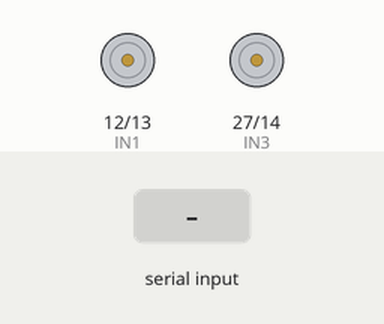
This sketch was run on a simulated ESP32. Shown: motor-driver pin pairs drawn as motors (green arrow = first pin HIGH = forward, orange = second pin HIGH = backward, longer = more drive, scaled by the enable pin). The inputs (shaded band) are chosen by the test bench. Nothing arrives over Bluetooth unless stated.

Above: at 1.2 s.
1.3 s: "F" received over the second serial link
At 1.7 s:
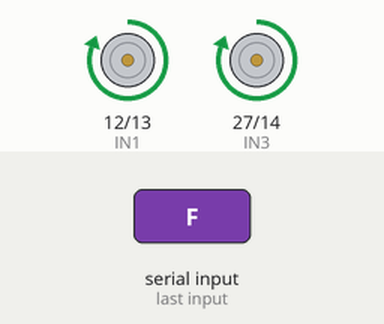
2.8 s: "B" received over the second serial link
At 4.0 s:
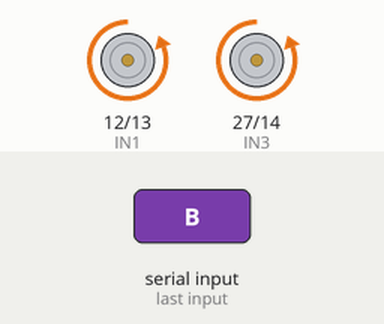
4.3 s: "L" received over the second serial link
At 5.2 s:
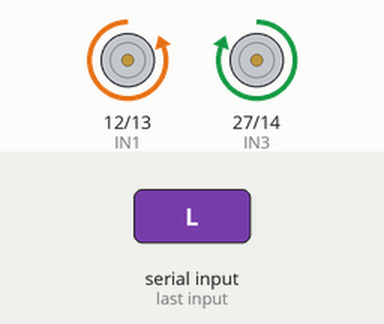
5.8 s: "R" received over the second serial link
At 6.4 s:
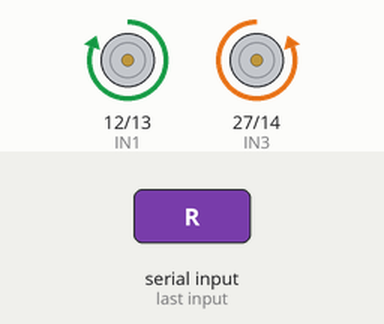
7.3 s: "f" received over the second serial link
At 8.5 s:
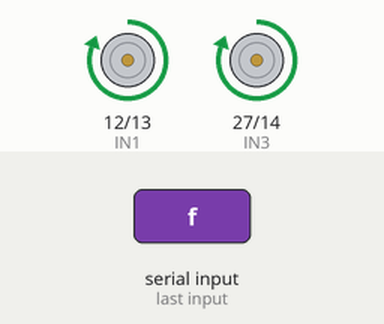
8.8 s: "b" received over the second serial link
At 9.8 s:
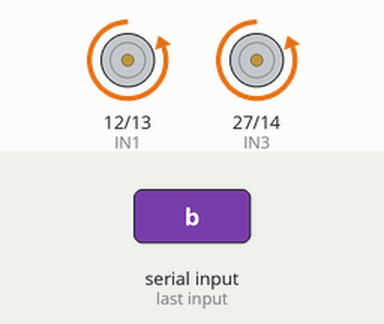
Timing chart, 0 to 11.3 s (numbered marks = the images above; inputs shaded):
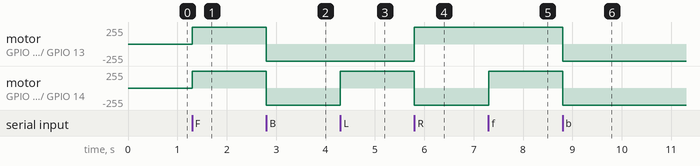

Measured:
- after the input at 1.3 s, motor on GPIO 12 (IN1) / GPIO 13 (IN2), motor on GPIO 27 (IN3) / GPIO 14 (IN4): stopped → forward 255/255 at once
- after the input at 2.8 s, motor on GPIO 12 (IN1) / GPIO 13 (IN2), motor on GPIO 27 (IN3) / GPIO 14 (IN4): forward 255/255 → backward 255/255 at once
- after the input at 4.3 s, motor on GPIO 27 (IN3) / GPIO 14 (IN4): backward 255/255 → forward 255/255 at once
- after the input at 5.8 s, motor on GPIO 12 (IN1) / GPIO 13 (IN2): backward 255/255 → forward 255/255 at once; motor on GPIO 27 (IN3) / GPIO 14 (IN4): forward 255/255 → backward 255/255 at once
- after the input at 7.3 s, motor on GPIO 27 (IN3) / GPIO 14 (IN4): backward 255/255 → forward 255/255 at once
- after the input at 8.8 s, motor on GPIO 12 (IN1) / GPIO 13 (IN2), motor on GPIO 27 (IN3) / GPIO 14 (IN4): forward 255/255 → backward 255/255 at once

The sketch:

ESP32-Bluetooth-Robot-Car.ino
```cpp
#include "BluetoothSerial.h"

BluetoothSerial SerialBT;

#define IN1 12
#define IN2 13
#define IN3 27
#define IN4 14
#define ENA 25
#define ENB 26

int valSpeed = 255;

void setSpeed(int speedVal) {
  speedVal = constrain(speedVal, 0, 255);
  analogWrite(ENA, speedVal);
  analogWrite(ENB, speedVal);
}

void stopMotors() {
  digitalWrite(IN1, LOW); digitalWrite(IN2, LOW);
  digitalWrite(IN3, LOW); digitalWrite(IN4, LOW);
  analogWrite(ENA, 0); analogWrite(ENB, 0);
}

void forward() {
  digitalWrite(IN1, HIGH); digitalWrite(IN2, LOW);
  digitalWrite(IN3, HIGH); digitalWrite(IN4, LOW);
  setSpeed(valSpeed);
}

void backward() {
  digitalWrite(IN1, LOW); digitalWrite(IN2, HIGH);
  digitalWrite(IN3, LOW); digitalWrite(IN4, HIGH);
  setSpeed(valSpeed);
}

void left() {
  digitalWrite(IN1, LOW); digitalWrite(IN2, HIGH);
  digitalWrite(IN3, HIGH); digitalWrite(IN4, LOW);
  setSpeed(valSpeed);
}

void right() {
  digitalWrite(IN1, HIGH); digitalWrite(IN2, LOW);
  digitalWrite(IN3, LOW); digitalWrite(IN4, HIGH);
  setSpeed(valSpeed);
}

void setup() {
  pinMode(IN1, OUTPUT); pinMode(IN2, OUTPUT);
  pinMode(IN3, OUTPUT); pinMode(IN4, OUTPUT);
  pinMode(ENA, OUTPUT); pinMode(ENB, OUTPUT);
  Serial.begin(115200);
  SerialBT.begin("ESP32_RC_Car");
  stopMotors();
}

void loop() {
  if (SerialBT.available()) {
    char command = SerialBT.read();
    switch (command) {
      case 'F': case 'f': forward(); break;
      case 'B': case 'b': backward(); break;
      case 'L': case 'l': left(); break;
      case 'R': case 'r': right(); break;
      case 'S': case 's': stopMotors(); break;
    }
  }
}
```
